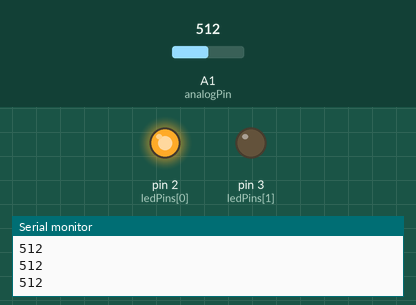
This sketch was run on a simulated Arduino Uno, built with avr-gcc and run on an emulated ATmega328P. On the bench: output pins drawn as LEDs (lit = HIGH), the last lines printed to the serial monitor. The test bench sets the inputs (shaded band); at power-on: A1 (analogPin) = 512.

Above: at 1.2 s.
1.3 s: A1 (analogPin) set to 494
At 2.5 s:
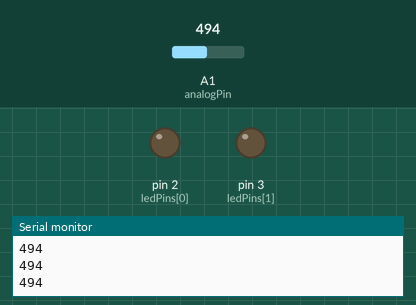
2.8 s: A1 (analogPin) set to 1023
At 3.9 s:
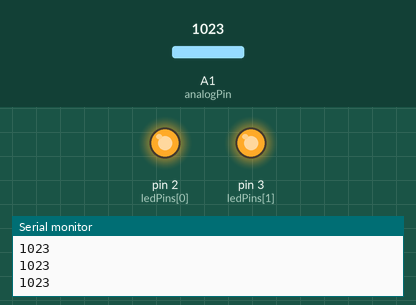
4.3 s: A1 (analogPin) set to 1015
At 4.9 s:
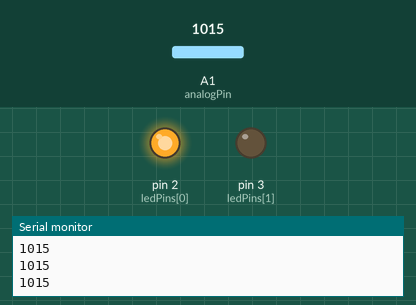
5.8 s: A1 (analogPin) set to 511
At 6.2 s:
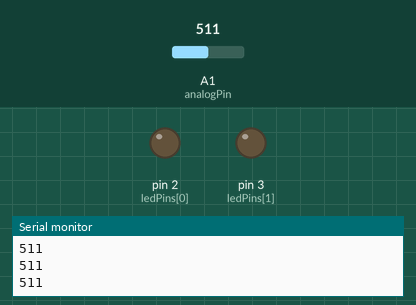
Timing chart, 0 to 8.3 s (numbered marks = the images above; inputs shaded):
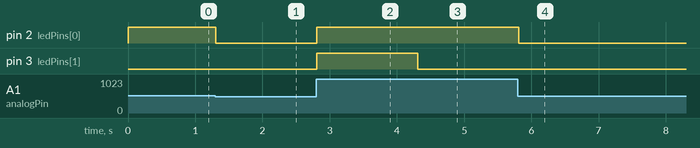

Measured:
- the behaviour switches between 512 and 511 on A1 (analogPin) (found by bisection; images 0 and 1)
- the behaviour switches between 1023 and 1022 on A1 (analogPin) (found by bisection; images 2 and 3)
- after the input at 1.3 s, pin 2 (ledPins[0]): HIGH → LOW at once
- after the input at 2.8 s, pin 2 (ledPins[0]), pin 3 (ledPins[1]): LOW → HIGH at once
- after the input at 4.3 s, pin 3 (ledPins[1]): HIGH → LOW at once
- after the input at 5.8 s, pin 2 (ledPins[0]): HIGH → LOW at once

The sketch:

Task_7_pot_led.ino
```cpp
const int analogPin=A1; //Analog Sensor Pin
const int ledCount=2; //number of LED's
int ledPins[]={2,3}; //Array for defined Pins

void setup() {
for (int thisLed=0;thisLed<ledCount;thisLed++){
  pinMode(ledPins[thisLed],OUTPUT);//thispin=led number, sets as outputs

}
Serial.begin(9600);
}


void loop() {
  int sensorReading=analogRead(analogPin); //Reads value on Sensor pin A1
  int ledLevel=map(sensorReading,0,1023,0,ledCount);//Compares sensor value to scale and applies to range of LED's
  Serial.println(sensorReading);
  for (int thisLed=0;thisLed<ledCount;thisLed++){
    if(thisLed<ledLevel){
      digitalWrite (ledPins[thisLed],HIGH);//As value increases from 0 to 1023, each led is turned on at specified points.
    }
      else{
      digitalWrite (ledPins[thisLed],LOW);//else both are off
      }
    }
  }
```
